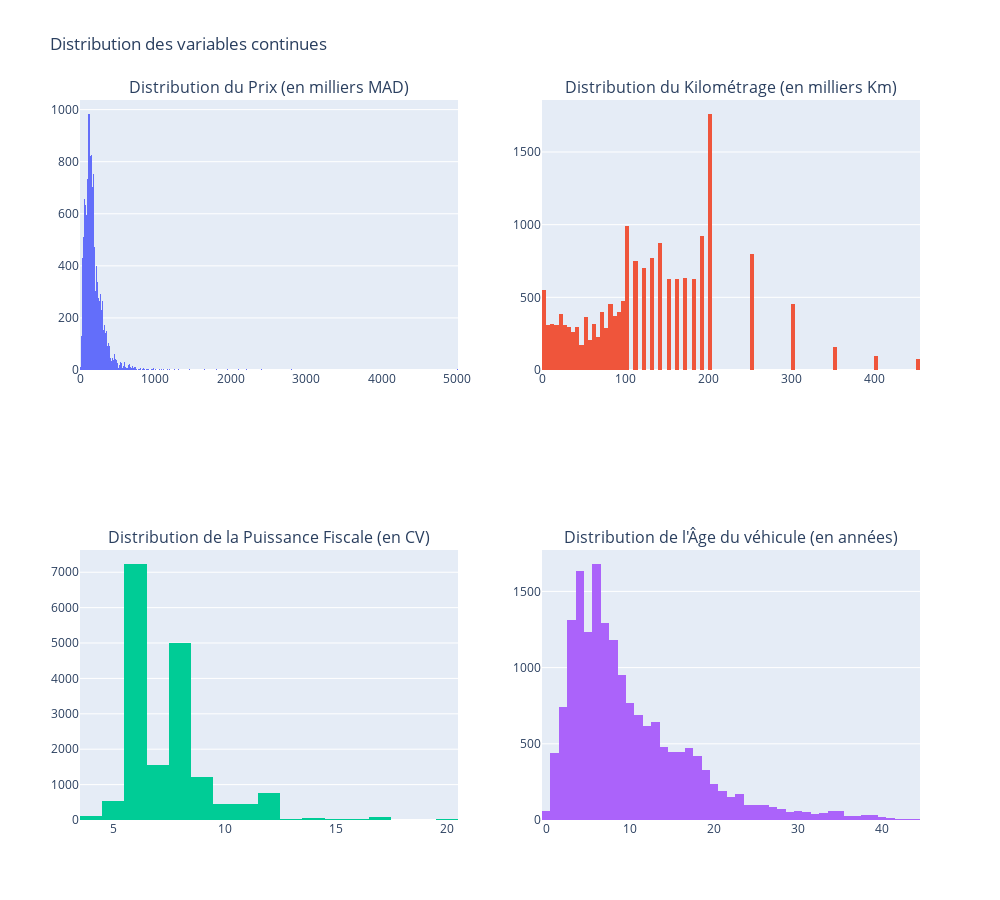

This figure's notebook cell:
### Code cell
import plotly.graph_objects as go
from plotly.subplots import make_subplots

# Créer une figure avec plusieurs sous-graphiques
fig = make_subplots(
    rows=2, cols=2,
    subplot_titles=("Distribution du Prix (en milliers MAD)", "Distribution du Kilométrage (en milliers Km)",
                    "Distribution de la Puissance Fiscale (en CV)", "Distribution de l'Âge du véhicule (en années)")
)

# Prix
fig.add_trace(
    go.Histogram(x=df_eda['Prix'], name="Prix"),
    row=1, col=1
)

# Kilométrage
fig.add_trace(
    go.Histogram(x=df_eda['kilometrage'], name="Kilométrage"),
    row=1, col=2
)

# Puissance fiscale
fig.add_trace(
    go.Histogram(x=df_eda['Puissance fiscale'], name="Puissance Fiscale"),
    row=2, col=1
)

# Âge du véhicule
fig.add_trace(
    go.Histogram(x=df_eda['Age'], name="Âge"),
    row=2, col=2
)

# Mise en forme générale
fig.update_layout(
    height=900, width=1000,
    title_text="Distribution des variables continues",
    showlegend=False
)

# Affichage
fig.show()

### Figure 1 — Plotly figure (JSON) as saved in the notebook; plotly's stock layout.template omitted (floating-point values rounded to 4 significant figures; data arrays with more than 128 entries replaced by an {"elided": "..."} marker saying what was removed)
{"data": [{"name": "Prix", "type": "histogram", "x": {"elided": "17573 float values"}, "xaxis": "x", "yaxis": "y"}, {"name": "Kilométrage", "type": "histogram", "x": {"elided": "17573 float values"}, "xaxis": "x2", "yaxis": "y2"}, {"name": "Puissance Fiscale", "type": "histogram", "x": {"elided": "17573 float values"}, "xaxis": "x3", "yaxis": "y3"}, {"name": "Âge", "type": "histogram", "x": {"elided": "17573 float values"}, "xaxis": "x4", "yaxis": "y4"}], "layout": {"annotations": [{"font": {"size": 16}, "showarrow": false, "text": "Distribution du Prix (en milliers MAD)", "x": 0.225, "xanchor": "center", "xref": "paper", "y": 1, "yanchor": "bottom", "yref": "paper"}, {"font": {"size": 16}, "showarrow": false, "text": "Distribution du Kilométrage (en milliers Km)", "x": 0.775, "xanchor": "center", "xref": "paper", "y": 1, "yanchor": "bottom", "yref": "paper"}, {"font": {"size": 16}, "showarrow": false, "text": "Distribution de la Puissance Fiscale (en CV)", "x": 0.225, "xanchor": "center", "xref": "paper", "y": 0.375, "yanchor": "bottom", "yref": "paper"}, {"font": {"size": 16}, "showarrow": false, "text": "Distribution de l'Âge du véhicule (en années)", "x": 0.775, "xanchor": "center", "xref": "paper", "y": 0.375, "yanchor": "bottom", "yref": "paper"}], "height": 900, "showlegend": false, "title": {"text": "Distribution des variables continues"}, "width": 1000, "xaxis": {"anchor": "y", "domain": [0, 0.45]}, "xaxis2": {"anchor": "y2", "domain": [0.55, 1]}, "xaxis3": {"anchor": "y3", "domain": [0, 0.45]}, "xaxis4": {"anchor": "y4", "domain": [0.55, 1]}, "yaxis": {"anchor": "x", "domain": [0.625, 1]}, "yaxis2": {"anchor": "x2", "domain": [0.625, 1]}, "yaxis3": {"anchor": "x3", "domain": [0, 0.375]}, "yaxis4": {"anchor": "x4", "domain": [0, 0.375]}}}
